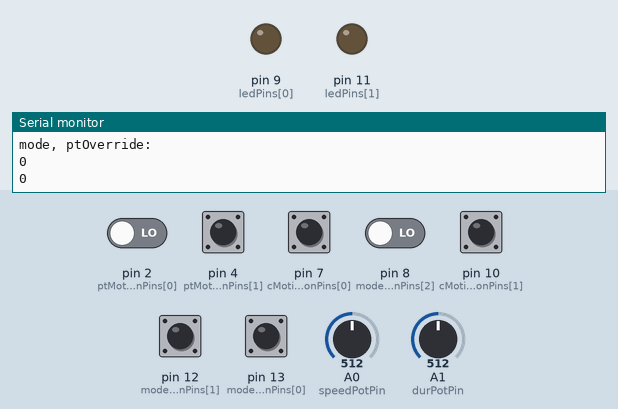
The sketch below on a simulated Arduino Uno, built with avr-gcc and run on an emulated ATmega328P. Parts: output pins drawn as LEDs (lit = HIGH), the last lines printed to the serial monitor. The inputs (shaded band) are chosen by the test bench; at power-on: pin 2 (ptMotionButtonPins[0]), pin 4 (ptMotionButtonPins[1]), pin 7 (cMotionButtonPins[0]), pin 8 (modeButtonPins[2]), pin 10 (cMotionButtonPins[1]), pin 12 (modeButtonPins[1]), pin 13 (modeButtonPins[0]) LOW, A0 (speedPotPin) = 512, A1 (durPotPin) = 512.

Above: at 1.2 s.
1.3 s: pin 2 (ptMotionButtonPins[0]) driven HIGH and pin 8 (modeButtonPins[2]) driven HIGH
At 1.9 s:
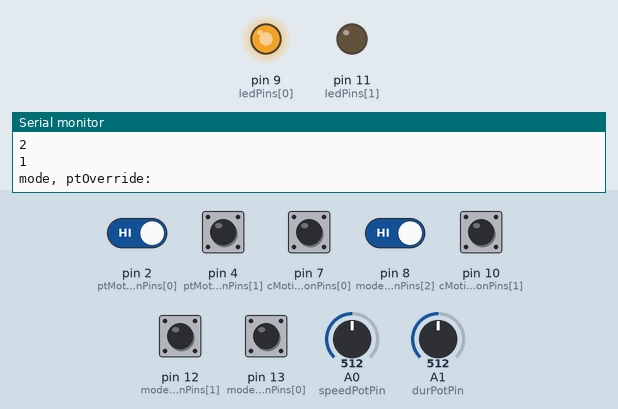
2.8 s: pin 13 (modeButtonPins[0]) pulled HIGH for 0.15 s
At 2.94 s:
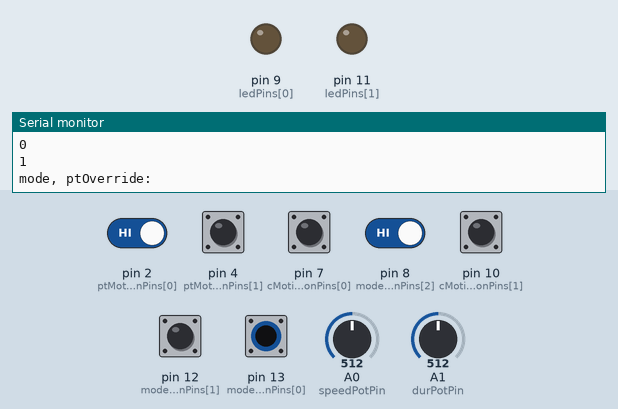
5.9 s: pin 13 (modeButtonPins[0]) pulled HIGH for 1 s
At 8.3 s:
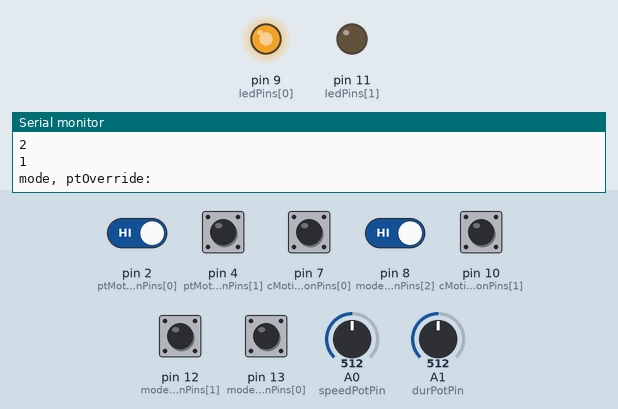
9.9 s: pin 2 (ptMotionButtonPins[0]) driven LOW
At 10.6 s:
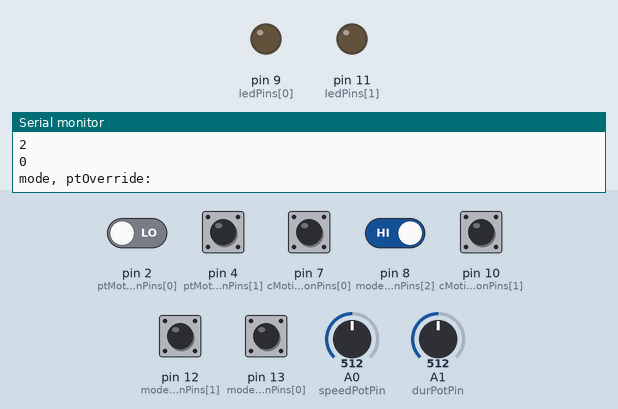
12.9 s: pin 4 (ptMotionButtonPins[1]) pulled HIGH for 0.15 s
At 13.0 s:
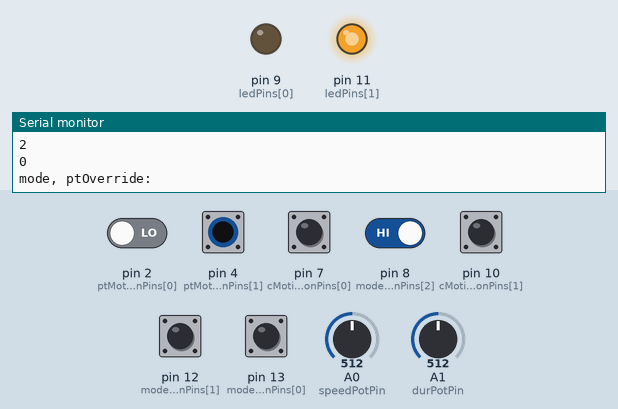
14.5 s: pin 7 (cMotionButtonPins[0]) pulled HIGH for 0.15 s
At 15.9 s:
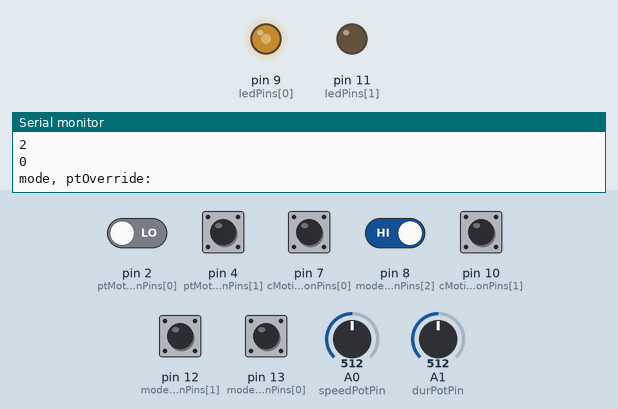
Timing chart, 0 to 18.6 s (numbered marks = the images above; inputs shaded):
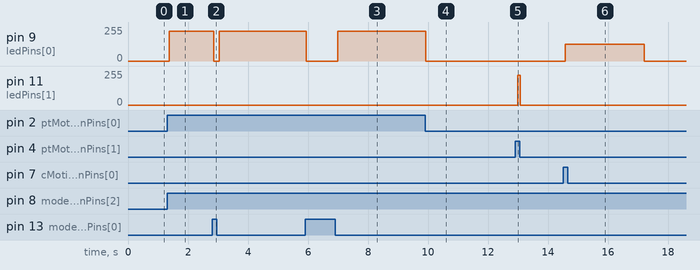

Measured:
- after the input at 1.3 s, pin 9 (ledPins[0]): 0/255 → 225/255 after 0.07 s
- after the input at 2.8 s, pin 9 (ledPins[0]): 225/255 → 0/255 after 0.05 s, → 225/255 0.18 s later
- after the input at 5.9 s, pin 9 (ledPins[0]): 225/255 → 0/255 after 0.05 s, → 225/255 1.1 s later
- after the input at 9.9 s, pin 9 (ledPins[0]): 225/255 → 0/255 at once
- after the input at 12.9 s, pin 11 (ledPins[1]): 0/255 → 225/255 after 0.10 s, → 0/255 0.08 s later
- after the input at 14.5 s, pin 9 (ledPins[0]): 0/255 → 127/255 after 0.08 s, → 0/255 2.6 s later

The sketch:

prototype3.ino
```cpp
const int maxSpeed = 225; //corresponds to maximum analog output
const int minSpeed = 30;
const int speedPotPin = A0;     //white wire
const int durPotPin = A1;       //black wire
float durationPar = 0.0;  //seconds
float speedPar = 0.0;

int ledPins[] = {9,11}; //{green, red}

int cMotionButtonPins[] = {7,10}; //{white, white}
byte cMotionButtonStates[] = {0, 0};
byte copiedButtonStates[] = {0, 0}; //used for child motion button states

int ptMotionButtonPins[] = {2,4}; //{orange}
byte ptMotionButtonStates[] = {0,0};

const int numMotionButtons = 2;

const int modeButtonPins[] = {13,12,8}; //stop, roll, go
byte modeButtonStates[] = {0, 0, 0};
int mode = 0; //0: stop, 1: roll (just pt controls), 2: go (both controls)
byte ptOverride = 0; //only relevant in mode 2, when 0: child controls are active, when 1: pt controls are taking precidence

unsigned long startTime = millis ();
unsigned long curTime = millis();


void setup() {
  Serial.begin(9300);
  // put your setup code here, to run once:
  for (int i=0; i<numMotionButtons; i++){
    pinMode(ledPins[i], OUTPUT);
  }
  for (int i=0; i<numMotionButtons; i++){
    pinMode(cMotionButtonPins[i], INPUT);
  }
  for (int i=0; i<numMotionButtons; i++){
    pinMode(ptMotionButtonPins[i], INPUT);
  }

  for (int i=0; i<3; i++){
    pinMode(modeButtonPins[i], INPUT);
  }

  pinMode(durPotPin, INPUT);
  pinMode(speedPotPin, INPUT);
}

void loop() {
  readStates();
  if (mode == 1){
    ptControls();
  }
  if (mode == 2){
    ptControls();
    cControls();
  }

}

void ptControls(){
  //janky way to read cMotionButtonStates for 1 and remember location of the 1
  int currentDirection = -1;
  for (int i=0; i<numMotionButtons ; i++){
    if (1 == ptMotionButtonStates[i]){
      currentDirection=i;
      break;
    }
  }

  // if we found that a button is pressed
  if (currentDirection != -1){
    Serial.println("pt button pressed! currentDirection: "); Serial.println(currentDirection);
    analogWrite(ledPins[currentDirection],maxSpeed);
    while(ptMotionButtonStates[currentDirection] == 1){
      readStates();
      //analogWrite(ledPins[currentDirection],maxSpeed);
      if (mode == 0) {
        break;
      }
    }
    digitalWrite(ledPins[currentDirection],LOW);
  }
}

void cControls(){
  //janky way to read cMotionButtonStates for 1 and remember location of the 1
  int currentDirection = -1;
  for (int i=0; i<numMotionButtons ; i++){
    if (1 == cMotionButtonStates[i]){
      currentDirection=i;
      break;
    }
  }
  // if we found that a button is pressed
  if (currentDirection != -1){
    Serial.println("child button pressed! currentDirection: "); Serial.println(currentDirection);
    analogWrite(ledPins[currentDirection],speedPar);
    while(cMotionButtonStates[currentDirection] == 1){
      readStates();
      analogWrite(ledPins[currentDirection],speedPar);
      if (mode == 0) {
        break;
      }
      if (mode == 1){
        break;
      }
      if (ptOverride == 1){
        break;
      }
    }
    //Serial.println("Button released");
    //start timer
    startTime = millis();
    curTime = millis()- startTime;
    while(curTime<durationPar){
      //Serial.println("Button timer running!");
      readStates();
      analogWrite(ledPins[currentDirection],speedPar);
      if (mode == 0) {
        break;
      }
      if (mode == 1){
        break;
      }
      if (ptOverride == 1){
        break;
      }
      //check if any of the other buttons have been turned on!
      int newDirection = 5;
      //copy cMotionButtonStates while changing the current direction to zero
      for (int i=0; i<numMotionButtons ; i++){
        copiedButtonStates[i] = cMotionButtonStates[i];
      }
      copiedButtonStates[currentDirection] = 0;
      for (int i=0; i<numMotionButtons ; i++){
        if (1 == copiedButtonStates[i]){
          newDirection=i;
          break;
        }
      }
      //Serial.print("copiedButtonStates: "); for (int i = 0; i<4; i++){Serial.print(copiedButtonStates[i]);}; Serial.println();
      //Serial.print("newDirection: "); Serial.println(newDirection);
      if (newDirection != 5){
        //break the timer while loop
        //Serial.println("Button timer broken due to new button being pressed");
        break;
      }
      curTime = millis() - startTime;
    }
    digitalWrite(ledPins[currentDirection],LOW);
  }
}

void readStates() {
  durationPar = map(analogRead(durPotPin), 0, 1023, 0, 5000);
  speedPar = map(analogRead(speedPotPin), 0, 1023, minSpeed, maxSpeed);
  for (int i = 0; i<numMotionButtons; i++){
    cMotionButtonStates[i] = digitalRead(cMotionButtonPins[i]);
  }
  for (int i = 0; i<numMotionButtons; i++){
    ptMotionButtonStates[i] = digitalRead(ptMotionButtonPins[i]);
  }
  for (int i = 0; i<3; i++){
    modeButtonStates[i] = digitalRead(modeButtonPins[i]);
  }
  int modePressed = -1;
  for (int i=0; i<3 ; i++){
    if (1 == modeButtonStates[i]){
      modePressed=i;
      break;
    }
  }
  if (modePressed != -1){
    mode = modePressed;
  }
  //check if pt buttons are pressed to engage override
  if (mode == 2){
    //janky way to check if button is pressed
    int currentDirection = -1;
    for (int i=0; i<numMotionButtons ; i++){
      if (1 == ptMotionButtonStates[i]){
        currentDirection=i;
        break;
      }
    }
    // if we found that a button is pressed
    if (currentDirection != -1){
      ptOverride = 1;
    }
    else{
      ptOverride = 0;
    }
  }
  Serial.println("mode, ptOverride: "); Serial.println(mode); Serial.println(ptOverride);
  // Serial.print("Reading States; durationPar:"); Serial.print(durationPar);
  // Serial.print(", speedPar: "); Serial.print(speedPar);
  // Serial.print(", buttonStates: "); for (int i = 0; i<4; i++){Serial.println(buttonStates[i]);};
}
```
